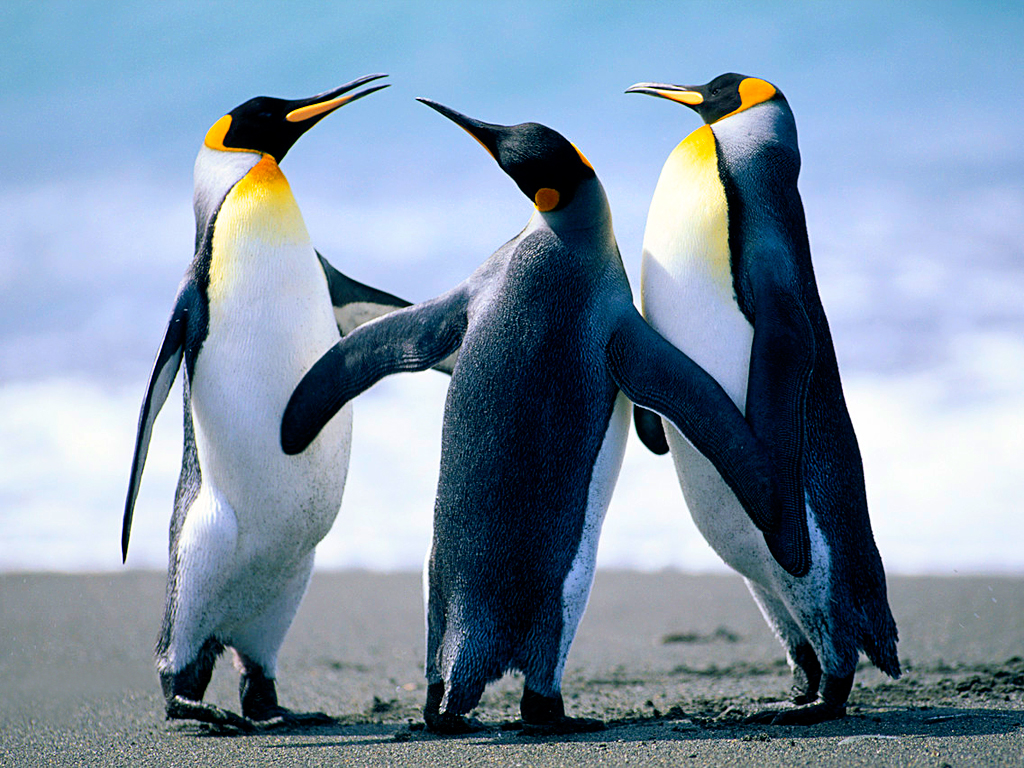
#> input picture Data/Penguins.jpg, 1024 x 768 px
$ python Pixel_sort.py
#> lines starting #> are read from the running program, lines starting #| are printed output that depends on the picture
from PIL import Image
import numpy as np
from scipy.ndimage.filters import gaussian_filter


img = Image.open('Data/Penguins.jpg')
#> img is the input picture: PIL image 1024x768 RGB; mean R, G, B 127.8, 148, 168.1


Dithering = True
Binary_dithering = True
Grayscale = False
Reverse = False

sigma = 1
axis = 1
tresh = 0.05


if axis == 1:
    img = img.transpose(Image.ROTATE_90)
#> img: PIL image 768x1024 RGB

img = np.array(img)/255
#> img: shape (1024, 768, 3) float64

if Grayscale:
    img = np.mean(img,axis = 2)


if not Grayscale:
    img_for_DOG = np.mean(img,axis = 2)
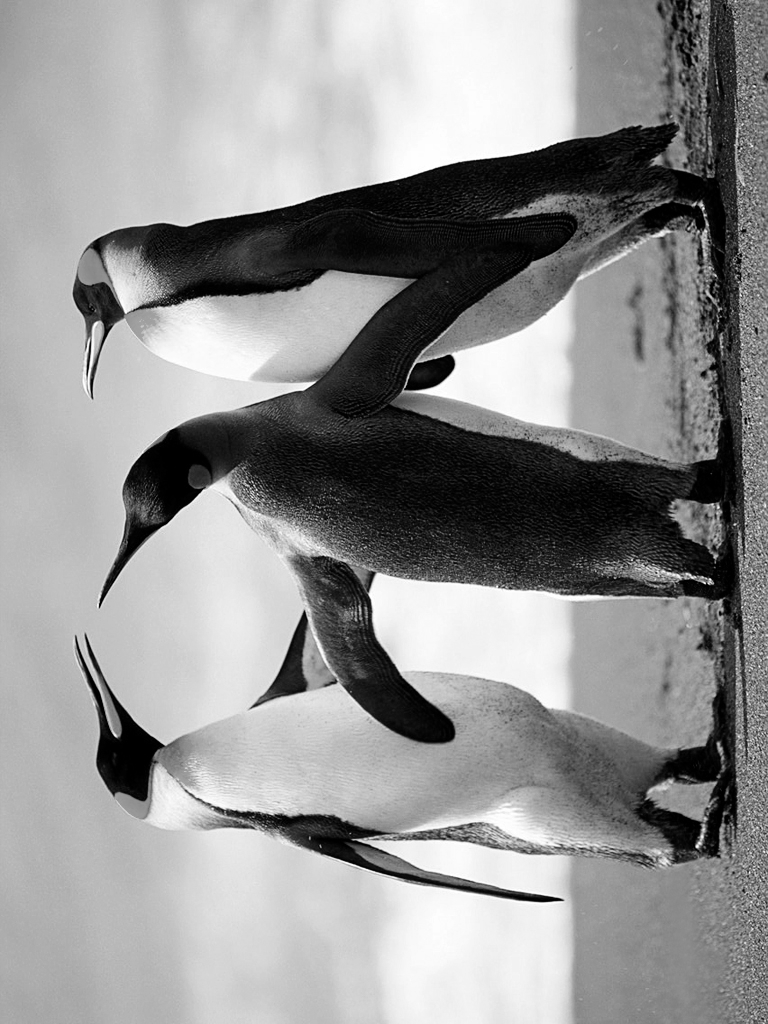
#> img_for_DOG: shape (1024, 768) float64; min 0, max 1, mean 0.58
else:
    img_for_DOG = img

img_DOG = gaussian_filter(img_for_DOG, 2*sigma) -  gaussian_filter(img_for_DOG, sigma)
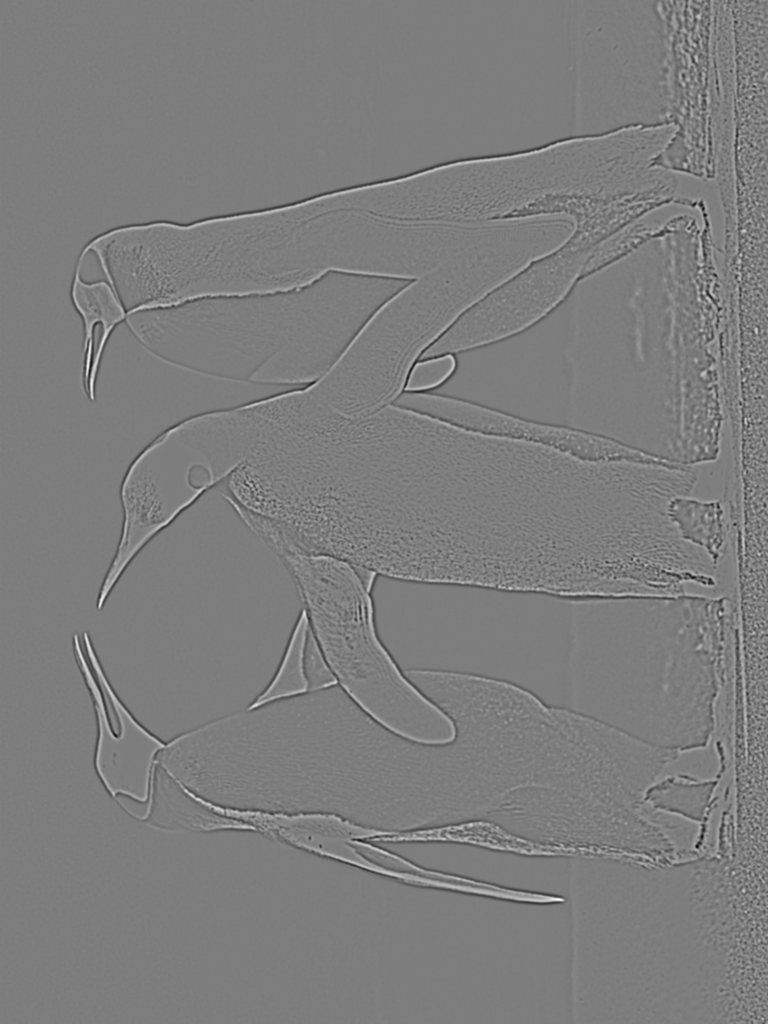
#> img_DOG: shape (1024, 768) float64; min -0.275, max 0.282, mean 3.58e-18; drawn with min black and max white
img_DOG[img_DOG<tresh] = 0
img_DOG[img_DOG>=tresh] = 1
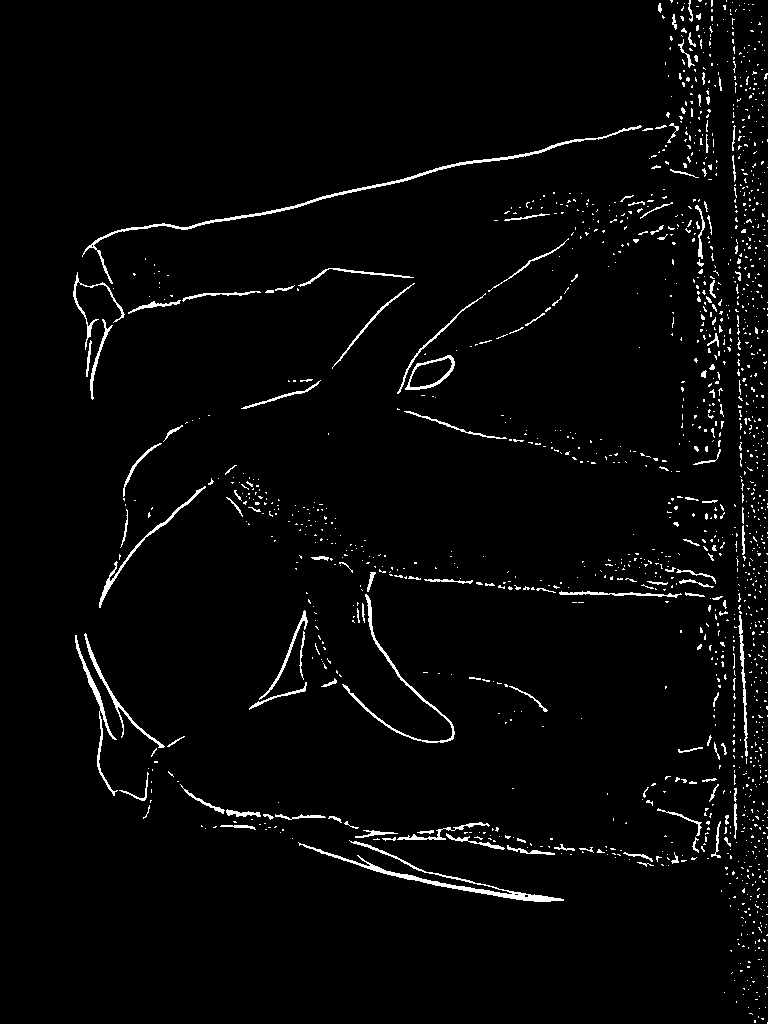
#> img_DOG: shape (1024, 768) float64; values 0 (black) and 1 (white), 2.8% white in thin lines or dots

for ax in range(img_DOG.shape[0]):
    list_ = np.squeeze(np.where(np.in1d(img_DOG[ax,:],1)))
    for entry in range(np.size(list_)-1):
        tmp = img[ax,list_[entry]:list_[entry+1]]
        I = np.argsort(img_for_DOG[ax,list_[entry]:list_[entry+1]])
        if Reverse:
            I = np.flip(I)
        img[ax,list_[entry]:list_[entry+1]] = tmp[I]
#> this loop made 1024 passes
#> list_ on passes 1 to 3: [670, 671, 672, 689, 690, 698, 699, 700, 701, 711, 712, 726], [671, 672, 689, 690, 699, 700, 711, 712, 726], [671, 677, 689, 690, 711, 712, 732]
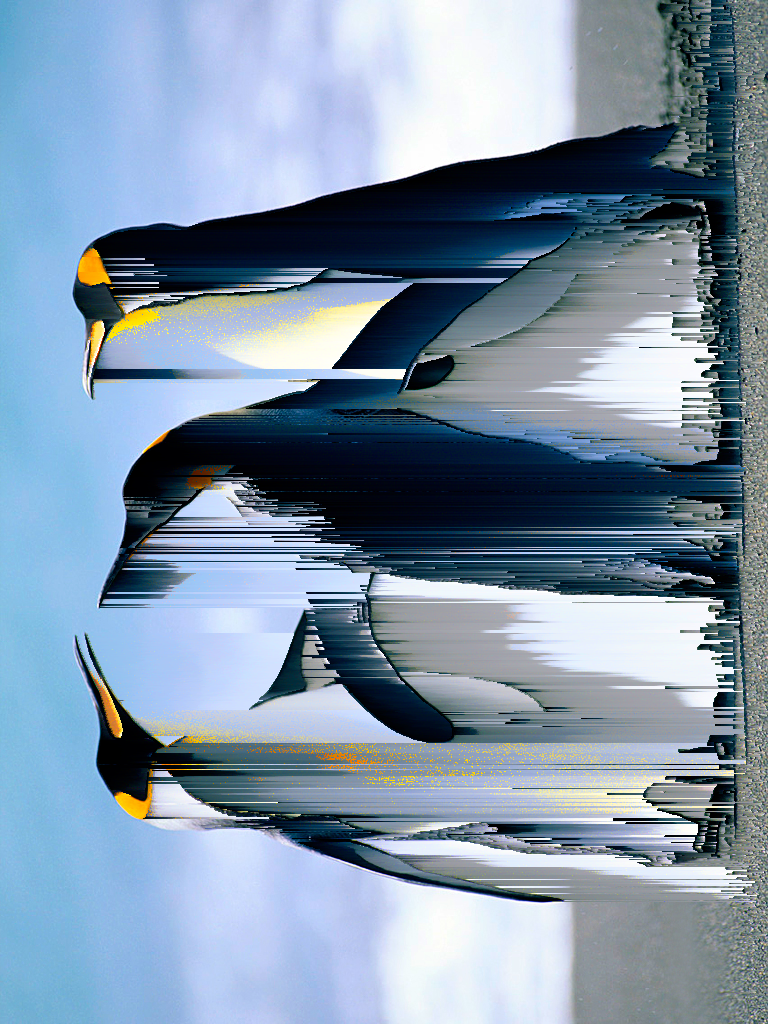
#> img: shape (1024, 768, 3) float64; mean R, G, B 0.501, 0.581, 0.659


# if axis == 1:
#     img = np.transpose(img)

img = Image.fromarray((img*255).astype(np.uint8))
#> img: PIL image 768x1024 RGB
if axis == 1:
    img = img = img.transpose(Image.ROTATE_270)
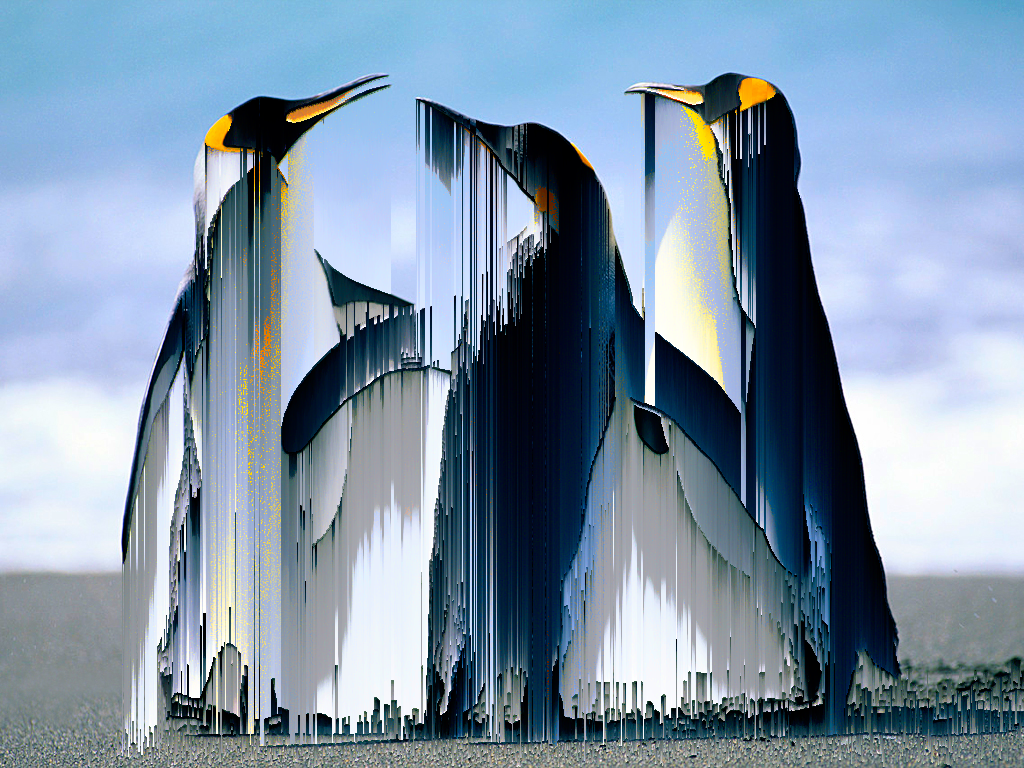
#> img: PIL image 1024x768 RGB; mean R, G, B 127.8, 148, 168.1


img.show()
